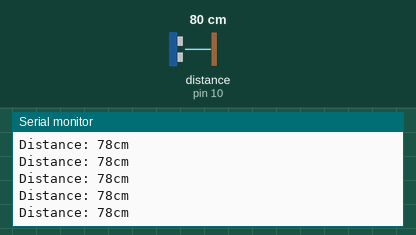
This sketch was run on a simulated Arduino Uno, built with avr-gcc and run on an emulated ATmega328P. Parts: the last lines printed to the serial monitor. Wiring (inferred from the names in the program): ultrasonic range finder: trigger pin 9; echo pin 10. The test bench sets the inputs (shaded band); at power-on: distance to the obstacle (sensor on pin 10) 80 cm. The echo pulse lasts 58.3 µs per cm.

Above: at 1.2 s.
1.3 s: distance to the obstacle (sensor on pin 10) set to 120 cm
At 1.8 s:
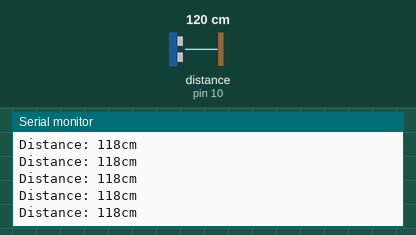
4.3 s: distance to the obstacle (sensor on pin 10) set to 18 cm
At 5.0 s:
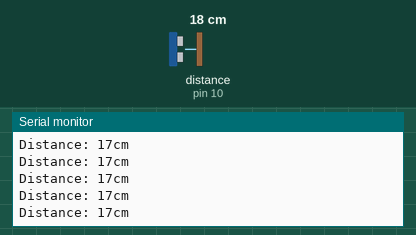
13.3 s: distance to the obstacle (sensor on pin 10) set to 2 cm
At 14.4 s:
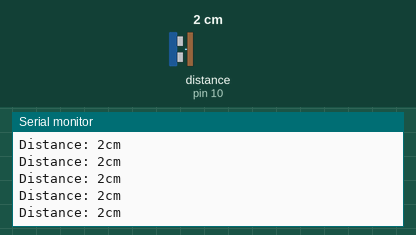
16.3 s: distance to the obstacle (sensor on pin 10) set to 299 cm
At 17.1 s:
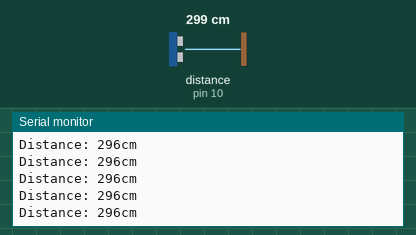
22.3 s: distance to the obstacle (sensor on pin 10) set to 35 cm
At 22.9 s:
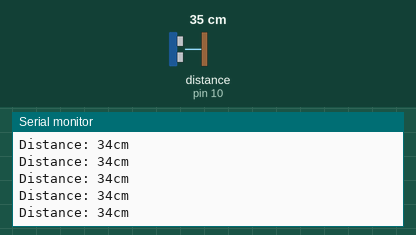
Timing chart, 0 to 25.3 s (numbered marks = the images above; inputs shaded):
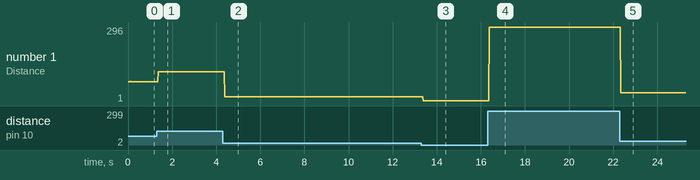

Measured:
- after the input at 1.3 s, the serial monitor: prints a new line after 0.07 s (image 1)
- after the input at 4.3 s, the serial monitor: prints a new line after 0.08 s (image 2)
- after the input at 13.3 s, the serial monitor: prints a new line after 0.08 s (image 3)
- after the input at 16.3 s, the serial monitor: prints a new line after 0.07 s (image 4)
- after the input at 22.3 s, the serial monitor: prints a new line at once (image 5)
- plotted number 1: 78 → 118 after the input at 1.3 s, 118 → 17 after the input at 4.3 s, 17 → 2 after the input at 13.3 s, 2 → 296 after the input at 16.3 s, 296 → 34 after the input at 22.3 s

The sketch:

sketch_15_ultrasonic_sensor.ino
```cpp
const int trigPin = 9;
const int echoPin = 10;
long duration;
int distance;

void setup() {
  // put your setup code here, to run once:
  Serial.begin(9600);
  pinMode(trigPin, OUTPUT);
  pinMode(echoPin, INPUT);
}

void loop() {
  // put your main code here, to run repeatedly:
  digitalWrite(trigPin, LOW);
  delayMicroseconds(2);
  digitalWrite(trigPin, HIGH);
  delayMicroseconds(10);
  digitalWrite(trigPin, LOW);

  duration = pulseIn(echoPin, HIGH);
  distance = duration * 0.034 / 2;
  Serial.print("Distance: ");
  Serial.print(distance);
  Serial.println("cm");
}
```
